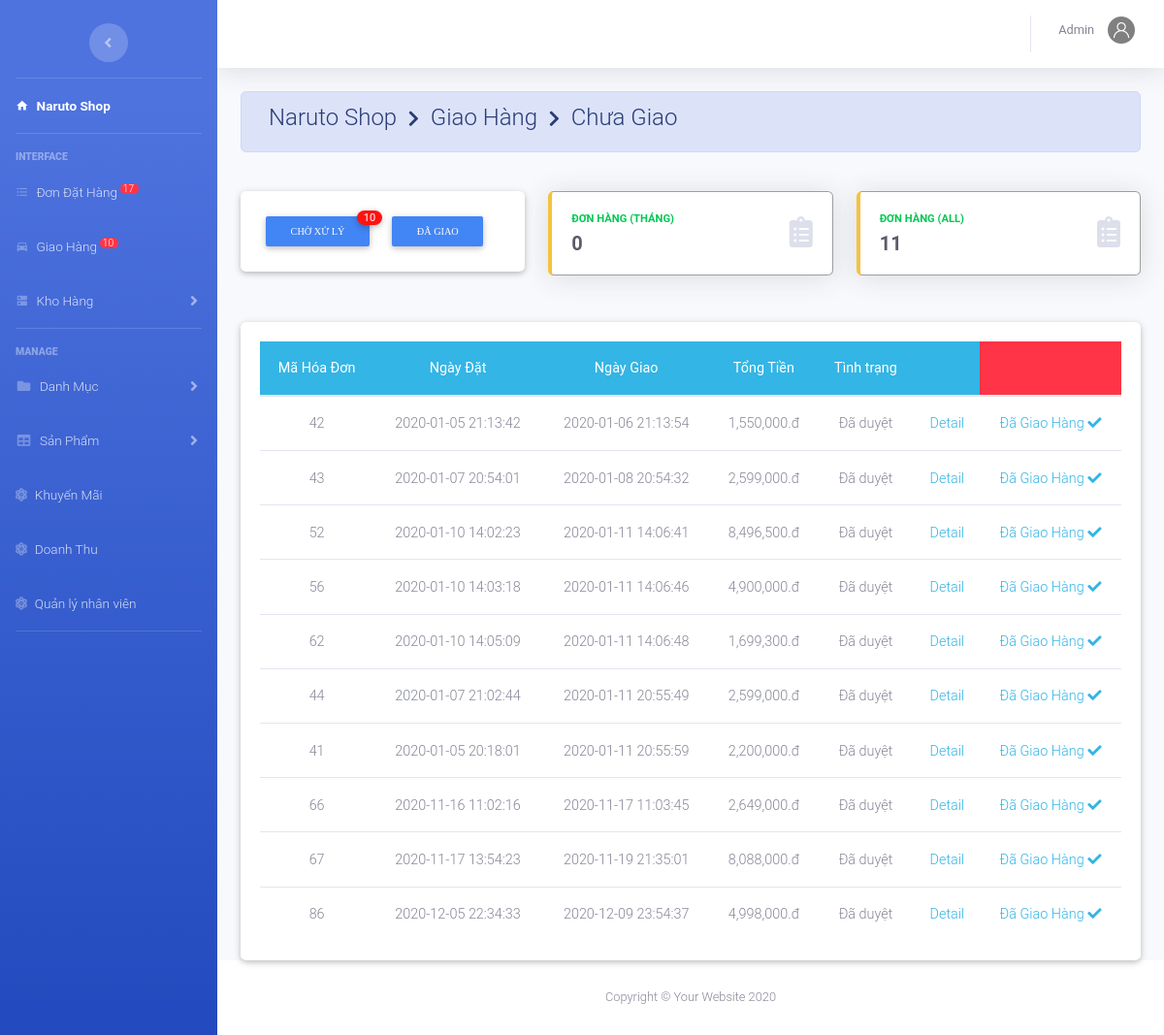
Page /onishoes/admin/index.php?action=giaohang (signed in) on the committed database.
### tables this page shows
CREATE TABLE IF NOT EXISTS `hoadon` (
  `MaHD` int NOT NULL AUTO_INCREMENT,
  `MaKH` int NOT NULL,
  `MaNV` int DEFAULT NULL,
  `NgayDat` datetime DEFAULT CURRENT_TIMESTAMP,
  `NgayGiao` datetime DEFAULT NULL,
  `TinhTrang` varchar(20) DEFAULT NULL,
  `TongTien` decimal(10,0) NOT NULL,
  `MaNVGH` varchar(50) DEFAULT NULL,
  PRIMARY KEY (`MaHD`),
  KEY `MaKH` (`MaKH`),
  KEY `MaNV` (`MaNV`)
);

### onishoes/admin/shipper/donhang.php (the view, shortened to what this page needs)
<?php
	$am=$_SESSION['admin'];$nv=$am['MaNV'];
	$sql="SELECT * FROM `hoadon` WHERE NgayGiao is not null and TinhTrang='Đã duyệt' ORDER BY NgayGiao ASc";
	$rs=mysqli_query($conn,$sql);
	$dem=mysqli_num_rows($rs);
	$sql3="SELECT * FROM `hoadon` WHERE MaNVGH='$nv' and TinhTrang='hoàn thành'  ORDER BY NgayGiao ASc";
	$rs13=mysqli_query($conn,$sql3);
	$order2=mysqli_num_rows($rs13);
	$date=getdate();
	$thang=$date['year'].'-'.$date['mon'];
	$sql32="SELECT * FROM `hoadon` WHERE MaNVGH='$nv' and TinhTrang='hoàn thành' and (NgayGiao BETWEEN '".$thang."-00' AND'".$thang."-31') ORDER BY NgayGiao ASc";
	$rs132=mysqli_query($conn,$sql32);
	$order=mysqli_num_rows($rs132);
	if (isset($_POST['dk'])) {
		$dk=$_POST['dk'];
	}else  {  $dk='Chưa Giao';  }
?>
<div class="container-fluid">
	<div class=" alert alert-primary">
	  <h4 class="page-title">
	     Naruto Shop &#160;<i class="fas fa-chevron-right" style="font-size: 18px"></i>&#160; Giao Hàng &#160;<i class="fas fa-chevron-right" style="font-size: 18px"></i>&#160; <?php echo $dk ?></h4>
	</div>
	<br>
	<div class="row">
        <form action="?action=giaohang" method="POST" class="col-md-4 grid-margin stretch-card">
			<div class="card">
				<div class="card-body ">
					<button type="sub" name="dk" value="Chưa Giao" class="btn btn-primary btn-sm" style="font-family: Comfortaa;">Chờ xử lý</button>
					<span class="counter counter-sm "><?php echo $dem ?></span>
		         	<button type="sub" name="dk" value="Đã Giao"class="btn btn-primary btn-sm" style="font-family: Comfortaa;">Đã Giao</button>
		    	</div>
			</div>
		</form>
		 <div class="col-xl-4 col-md-4 mb-4">
          <div class="card border-left-warning shadow h-100 py-0">
            <div class="card-body">
              <div class="row no-gutters align-items-center">
                <div class="col mr-2">
                  <div class="text-xs font-weight-bold text-success text-uppercase mb-1"><font style="vertical-align: inherit;"><font style="vertical-align: inherit;">Đơn Hàng (Tháng)</font></font></div>
                      <div class="h5 mb-0 font-weight-bold text-gray-800"><font style="vertical-align: inherit;"><font style="vertical-align: inherit;"><?php echo $order ?></font></font></div>
                </div>
                <div class="col-auto">
                 <i class="fas fa-clipboard-list fa-2x text-gray-300"></i>
                </div>
              </div>
            </div>
          </div>
        </div>
        <div class="col-xl-4 col-md-4 mb-4">
          <div class="card border-left-warning shadow h-100 py-0">
            <div class="card-body">
              <div class="row no-gutters align-items-center">
                <div class="col mr-2">
                  <div class="text-xs font-weight-bold text-success text-uppercase mb-1"><font style="vertical-align: inherit;"><font style="vertical-align: inherit;">Đơn Hàng (ALL)</font></font></div>
                      <div class="h5 mb-0 font-weight-bold text-gray-800"><font style="vertical-align: inherit;"><font style="vertical-align: inherit;"><?php echo $order2 ?></font></font></div>
                </div>
                <div class="col-auto">
                 <i class="fas fa-clipboard-list fa-2x text-gray-300"></i>
                </div>
              </div>
            </div>
          </div>
        </div>
	</div><br>
	<?php
	switch ($dk) {
		case 'Chưa Giao': ?>
		<div class="card">
			<div class="card-body">
				<table class="table table-hover m-auto text-center">
					<thead class="badge-info">
						<tr>
							<th>Mã Hóa Đơn</th><th>Ngày Đặt</th><th>Ngày Giao</th><th>Tổng Tiền</th><th>Tình trạng</th><th></th><th colspan ="2" class="badge-danger"></th>
						</tr>
					</thead>
					<tbody>
				 <?php $so=0;
					 while ($row=mysqli_fetch_array($rs)) {
						$row2=mysqli_fetch_array($rs2);?>
						<tr>
							<td><?php echo $row['MaHD']; ?></td>
							<td><?php echo $row['NgayDat']; ?></td>
							<td><?php echo $row['NgayGiao']; ?></td>
							<td><?php echo number_format($row['TongTien']).'.đ'; ?></td>
							<td><?php echo $row['TinhTrang']; ?></td>
							<td><a class="text-info" href="index.php?action=giaohang&view=ctgh&mahd=<?php echo $row['MaHD']; ?>" >Detail </a></td>
							<td ><?php if($row['TinhTrang']==="Đã duyệt"){echo '<a class="text-info" href="shipper/xuly.php?action=duyet&mahd='.$row['MaHD'].'" >Đã Giao Hàng <i class="fas fa-check"></i> </a>';}?></td>
							</tr>
				 <?php	} ?>
					</tbody>
				</table>
			</div>
		</div>
			<?php
			break;
		case 'Đã Giao' : ?>
<?php		break;
	}
	?>
</div>

### rows in the picture
hoadon: MaHD "42", NgayDat "2020-01-05 21:13:42", NgayGiao "2020-01-06 21:13:54", TongTien "1,550,000", TinhTrang "Đã duyệt"
hoadon: MaHD "43", NgayDat "2020-01-07 20:54:01", NgayGiao "2020-01-08 20:54:32", TongTien "2,599,000", TinhTrang "Đã duyệt"
hoadon: MaHD "52", NgayDat "2020-01-10 14:02:23", NgayGiao "2020-01-11 14:06:41", TongTien "8,496,500", TinhTrang "Đã duyệt"
hoadon: MaHD "56", NgayDat "2020-01-10 14:03:18", NgayGiao "2020-01-11 14:06:46", TongTien "4,900,000", TinhTrang "Đã duyệt"
hoadon: MaHD "62", NgayDat "2020-01-10 14:05:09", NgayGiao "2020-01-11 14:06:48", TongTien "1,699,300", TinhTrang "Đã duyệt"
hoadon: MaHD "44", NgayDat "2020-01-07 21:02:44", NgayGiao "2020-01-11 20:55:49", TongTien "2,599,000", TinhTrang "Đã duyệt"
hoadon: MaHD "41", NgayDat "2020-01-05 20:18:01", NgayGiao "2020-01-11 20:55:59", TongTien "2,200,000", TinhTrang "Đã duyệt"
hoadon: MaHD "66", NgayDat "2020-11-16 11:02:16", NgayGiao "2020-11-17 11:03:45", TongTien "2,649,000", TinhTrang "Đã duyệt"
hoadon: MaHD "67", NgayDat "2020-11-17 13:54:23", NgayGiao "2020-11-19 21:35:01", TongTien "8,088,000", TinhTrang "Đã duyệt"
hoadon: MaHD "86", NgayDat "2020-12-05 22:34:33", NgayGiao "2020-12-09 23:54:37", TongTien "4,998,000", TinhTrang "Đã duyệt"

### other values in the picture
$dem "17"
$dem "10"
$nv['TenNV'] "Admin"
$dk "Chưa Giao"
$order "0"
$order2 "11"
